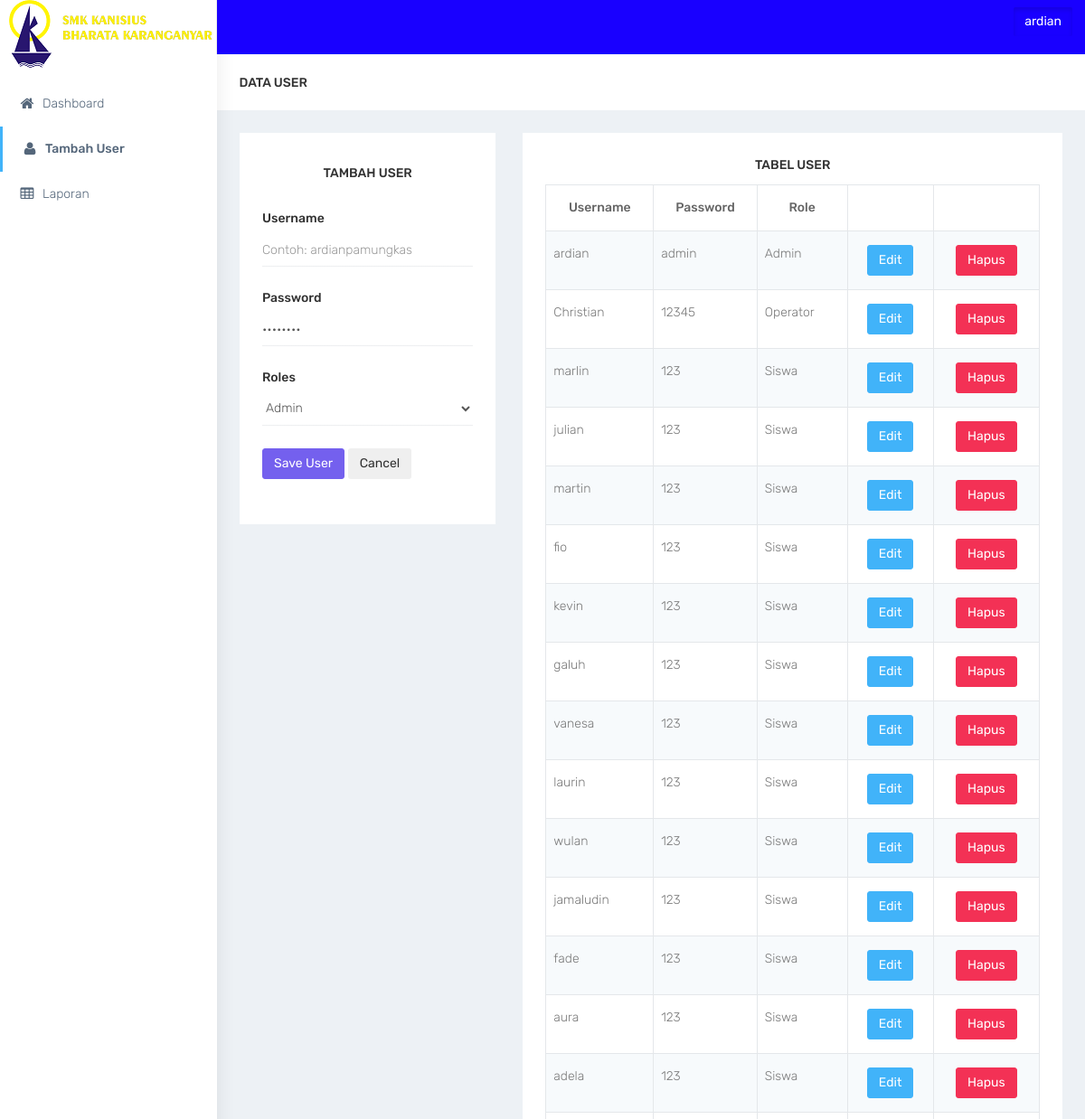
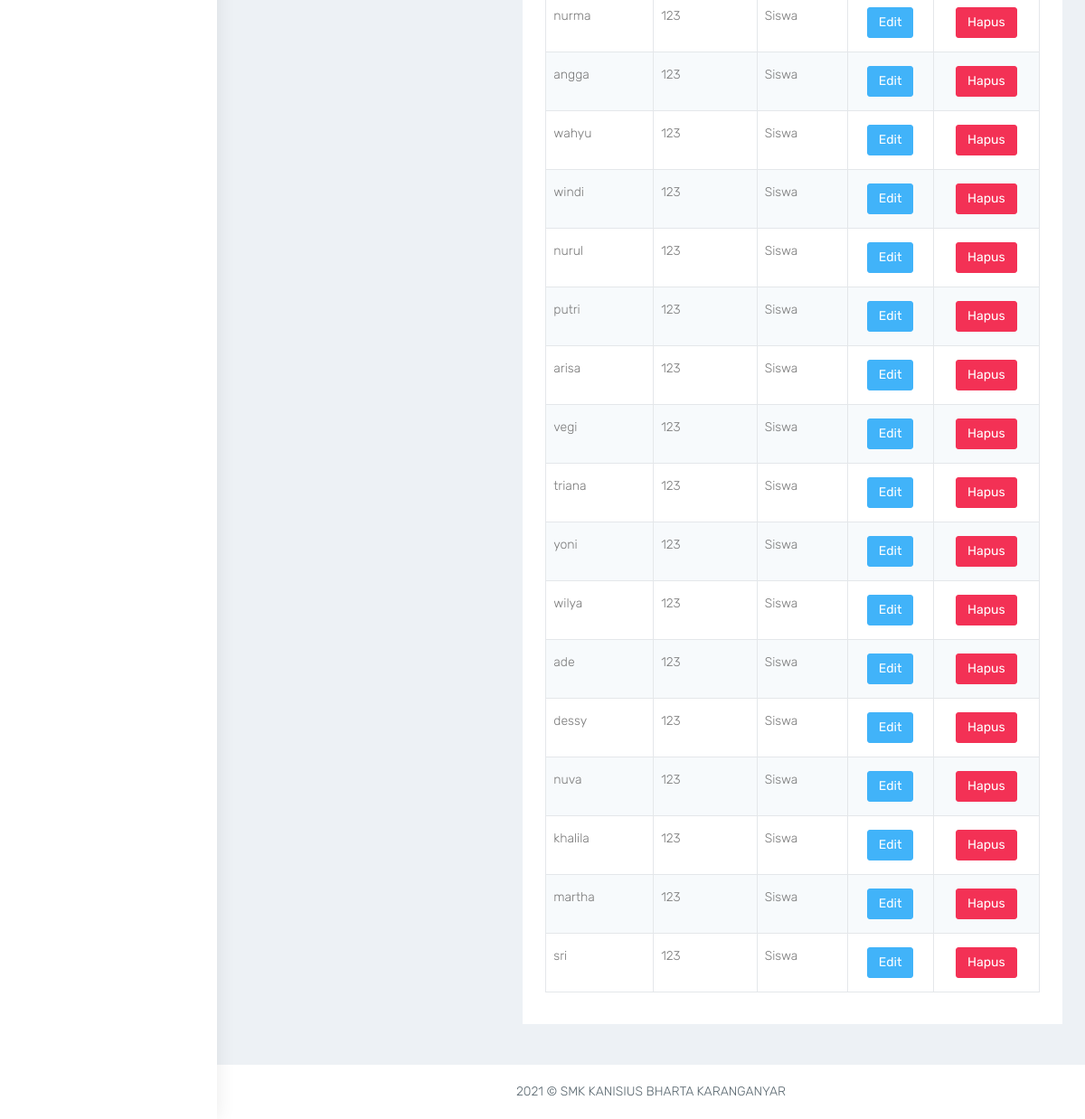
The app's page /input_user.php (signed in) with its own data (2 pictures, top to bottom).
### tables this page shows
CREATE TABLE IF NOT EXISTS `user` (
`id_user` int(9) NOT NULL,
  `username` varchar(30) NOT NULL,
  `password` varchar(20) NOT NULL,
  `role` varchar(30) NOT NULL
);

### web/input_user.php (the view, shortened to what this page needs)
<!DOCTYPE html>
<html lang="en">
<?php
$username = $_SESSION['username'];
?>
<head>
    <link href="bootstrap/dist/css/bootstrap.min.css" rel="stylesheet">
    <link href="../plugins/bower_components/sidebar-nav/dist/sidebar-nav.min.css" rel="stylesheet">
    <link href="../plugins/bower_components/toast-master/css/jquery.toast.css" rel="stylesheet">
    <link href="../plugins/bower_components/morrisjs/morris.css" rel="stylesheet">
    <link href="../plugins/bower_components/chartist-js/dist/chartist.min.css" rel="stylesheet">
    <link href="../plugins/bower_components/chartist-plugin-tooltip-master/dist/chartist-plugin-tooltip.css" rel="stylesheet">
    <link href="css/animate.css" rel="stylesheet">
    <link href="css/style.css" rel="stylesheet">
    <link href="css/colors/default.css" id="theme" rel="stylesheet">
</head>
<body class="fix-header">
    <div id="wrapper">
        <nav class="navbar navbar-default navbar-static-top m-b-0">
            <div class="navbar-header">
                <div class="top-left-part">
                    <a class="logo" href="formulir.php">
                        <b>
                            <img src="../plugins/img/logo.png" alt="home" class="light-logo" />
                        </b>
                        <span class="hidden-xs">
                            <img src="../plugins/img/smk.png" alt="home" class="light-logo" />
                        </span>
                    </a>
                </div>
                <ul class="nav navbar-top-links navbar-right pull-right">
					<div class="btn btn-square btn-dark">
						<a class="btn dropdown-toggle" data-toggle="dropdown">
							<i class="icon-user"></i><?php echo "<font color=white>$username</font>" ?>
					</div>
                </ul>
            </div>
        </nav>
        <div class="navbar-default sidebar" role="navigation">
            <div class="sidebar-nav slimscrollsidebar">
                <div class="sidebar-head">
                    <h3><span class="fa-fw open-close"><i class="ti-close ti-menu"></i></span> <span class="hide-menu">Navigation</span></h3>
                </div>
                <ul class="nav" id="side-menu">
                <li style="padding: 90px 0 0;">
                        <a href="kepala_sekolah.php" class="waves-effect"><i class="fa fa-home fa-fw" aria-hidden="true"></i>Dashboard</a>
                    </li>
                    <li>
                        <a href="input_user.php" class="waves-effect"><i class="fa fa-user fa-fw" aria-hidden="true"></i>Tambah User</a>
                    </li>
                    <li>
                        <a href="laporan.php" class="waves-effect"><i class="fa fa-table fa-fw" aria-hidden="true"></i>Laporan</a>
                    </li>
                </ul>
            </div>
        </div>
        <div id="page-wrapper">
            <div class="container-fluid">
                <div class="row bg-title">
                    <div class="col-lg-3 col-md-4 col-sm-4 col-xs-12">
                        <h4 class="page-title">Data User</h4>
                    </div>
                </div>
                <div class="row">
        <div class="col-md-4 col-xs-12">
                        <div class="white-box">
						<p><center><b>TAMBAH USER</b></center></p>
						<br>
                            <form action="proses_save_user.php" method="post" class="form-horizontal form-material">
                                <div class="form-group">
                                    <label class="col-md-12">Username</label>
                                    <div class="col-md-12">
                                        <input name="username" type="text" placeholder="Contoh: ardianpamungkas"
                                            class="form-control form-control-line"> </div>
                                </div>
                                <div class="form-group">
                                    <label class="col-md-12">Password</label>
                                    <div class="col-md-12">
                                        <input name="password" type="password" value="password" class="form-control form-control-line">
                                    </div>
                                </div>
                                <div class="form-group">
                                    <label class="col-sm-12">Roles</label>
                                    <div class="col-sm-12">
                                        <select name="role" class="form-control form-control-line">
                                            <option value="Admin">Admin</option>
                                        </select>
                                    </div>
                                </div>
                                <div class="form-group">
                                    <div class="col-sm-12">
                                        <button type="submit" class="btn btn-primary">Save User</button>
										<button type="reset" class="btn">Cancel</button>
                                    </div>
                                </div>
                            </form>
						</div>
					</div>
                    <div class="col-md-8 col-xs-12">
                        <div class="white-box">
							<center><p><b>TABEL USER</b></p><center>
                            <table class="table table-striped table-bordered bootstrap-datatable"">
                                    <thead>
                                        <tr>
											<th><center>Username<center></th>
											<th><center>Password<center></th>
											<th><center>Role<center></th>
											<th></th>
											<th></th>
                                        </tr>
					                </thead>
                                    <tbody>
									<?php
									$query=mysql_query("SELECT * FROM user ORDER BY id_user");
									while($row=mysql_fetch_array($query))
									{
									echo "
									<tr>
										<td>".$row['username']."</td>
										<td>".$row['password']."</td>
										<td>".$row['role']."</td>
										<td>
											<center><a class='btn btn-info' href='edit_user.php?id=".$row['username']."'>
											Edit
											</a>
											</center>
										</td>
										<td>
											<center><a class='btn btn-danger' href='hapus_user.php?id=".$row['username']."'>
											Hapus</a>
											</center>
										</td>
									</tr>
									";
									}
									?>
									</tbody>
                            </table>
						</div>
					</div>
            <footer class="footer text-center"> <?php echo date("Y"); ?> &copy; SMK KANISIUS BHARTA KARANGANYAR </footer>
			</div>
		</div>
</body>
</html>

### web/css/colors/default.css (style rules this page uses)
body { background: #fff; }
.top-left-part { background: #fff; }
.top-left-part .light-logo { display: inline-block; }
.navbar-header { background: #1900ff; }
.sidebar .sidebar-head { background: #fffb00; }
.sidebar .sidebar-head h3 { color: #686868; }
.sidebar { background: #fff; box-shadow: 1px 0px 20px rgba(0, 0, 0, 0.08); }
#side-menu li a { color: #54667a; }
#side-menu li a { color: #54667a; border-left: 0px solid #fff; }
#side-menu > li > a { border-left: 3px solid transperant; }
#side-menu > li > a.active { background: transperant; color: #54667a; border-left: 3px solid #41b3f9; font-weight: 500; }

### records on screen
user: username "ardian", password "admin", role "Admin"
user: username "Christian", password "12345", role "Operator"
user: username "marlin", password "123", role "Siswa"
user: username "julian", password "123", role "Siswa"
user: username "martin", password "123", role "Siswa"
user: username "fio", password "123", role "Siswa"
user: username "kevin", password "123", role "Siswa"
user: username "galuh", password "123", role "Siswa"
user: username "vanesa", password "123", role "Siswa"
user: username "laurin", password "123", role "Siswa"
user: username "wulan", password "123", role "Siswa"
user: username "jamaludin", password "123", role "Siswa"
user: username "fade", password "123", role "Siswa"
user: username "aura", password "123", role "Siswa"
user: username "adela", password "123", role "Siswa"
user: username "nurma", password "123", role "Siswa"
user: username "angga", password "123", role "Siswa"
user: username "wahyu", password "123", role "Siswa"
user: username "windi", password "123", role "Siswa"
user: username "nurul", password "123", role "Siswa"
user: username "putri", password "123", role "Siswa"
user: username "arisa", password "123", role "Siswa"
user: username "vegi", password "123", role "Siswa"
user: username "triana", password "123", role "Siswa"
user: username "yoni", password "123", role "Siswa"
user: username "wilya", password "123", role "Siswa"
user: username "ade", password "123", role "Siswa"
user: username "dessy", password "123", role "Siswa"
user: username "nuva", password "123", role "Siswa"
user: username "khalila", password "123", role "Siswa"
user: username "martha", password "123", role "Siswa"
user: username "sri", password "123", role "Siswa"

### other values on screen
$username "ardian"
